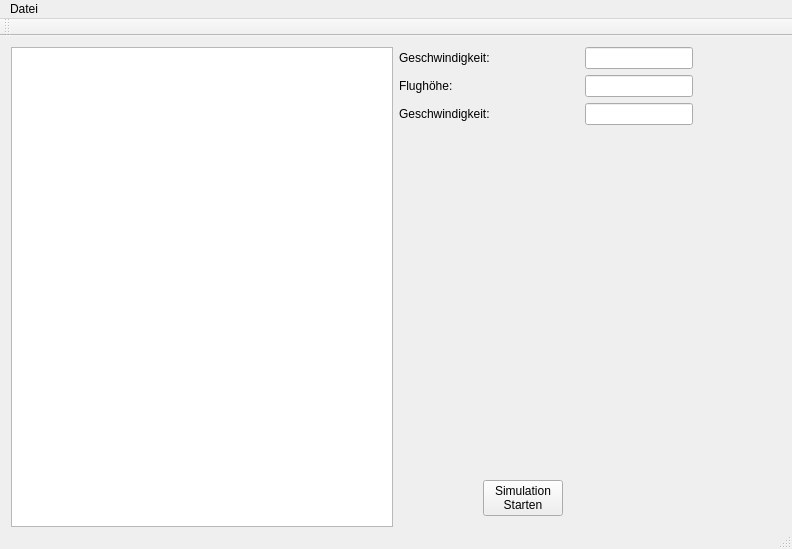
<?xml version="1.0" encoding="UTF-8"?>
<ui version="4.0">
 <class>Steuerung</class>
 <widget class="QMainWindow" name="Steuerung">
  <property name="windowModality">
   <enum>Qt::NonModal</enum>
  </property>
  <property name="enabled">
   <bool>true</bool>
  </property>
  <property name="geometry">
   <rect>
    <x>0</x>
    <y>0</y>
    <width>792</width>
    <height>549</height>
   </rect>
  </property>
  <property name="minimumSize">
   <size>
    <width>792</width>
    <height>549</height>
   </size>
  </property>
  <property name="windowTitle">
   <string>Steuerung</string>
  </property>
  <widget class="QWidget" name="centralWidget">
   <layout class="QGridLayout" name="gridLayout">
    <item row="0" column="1">
     <layout class="QVBoxLayout" name="verticalLayout_3">
      <item>
       <layout class="QHBoxLayout" name="horizontalLayout">
        <item>
         <layout class="QVBoxLayout" name="verticalLayout">
          <item>
           <widget class="QLabel" name="label">
            <property name="text">
             <string>Geschwindigkeit:</string>
            </property>
           </widget>
          </item>
          <item>
           <widget class="QLabel" name="label_2">
            <property name="text">
             <string>Flughöhe:</string>
            </property>
           </widget>
          </item>
          <item>
           <widget class="QLabel" name="label_3">
            <property name="text">
             <string>Geschwindigkeit:</string>
            </property>
           </widget>
          </item>
         </layout>
        </item>
        <item>
         <spacer name="horizontalSpacer_2">
          <property name="orientation">
           <enum>Qt::Horizontal</enum>
          </property>
          <property name="sizeHint" stdset="0">
           <size>
            <width>18</width>
            <height>20</height>
           </size>
          </property>
         </spacer>
        </item>
        <item>
         <layout class="QVBoxLayout" name="verticalLayout_2">
          <item>
           <widget class="QLineEdit" name="lineEdit">
            <property name="readOnly">
             <bool>true</bool>
            </property>
           </widget>
          </item>
          <item>
           <widget class="QLineEdit" name="lineEdit_2">
            <property name="readOnly">
             <bool>true</bool>
            </property>
           </widget>
          </item>
          <item>
           <widget class="QLineEdit" name="lineEdit_3">
            <property name="readOnly">
             <bool>true</bool>
            </property>
           </widget>
          </item>
         </layout>
        </item>
        <item>
         <spacer name="horizontalSpacer_4">
          <property name="orientation">
           <enum>Qt::Horizontal</enum>
          </property>
          <property name="sizeHint" stdset="0">
           <size>
            <width>40</width>
            <height>20</height>
           </size>
          </property>
         </spacer>
        </item>
       </layout>
      </item>
      <item>
       <spacer name="verticalSpacer_2">
        <property name="orientation">
         <enum>Qt::Vertical</enum>
        </property>
        <property name="sizeHint" stdset="0">
         <size>
          <width>20</width>
          <height>40</height>
         </size>
        </property>
       </spacer>
      </item>
      <item>
       <layout class="QHBoxLayout" name="horizontalLayout_2">
        <item>
         <spacer name="horizontalSpacer">
          <property name="orientation">
           <enum>Qt::Horizontal</enum>
          </property>
          <property name="sizeHint" stdset="0">
           <size>
            <width>48</width>
            <height>20</height>
           </size>
          </property>
         </spacer>
        </item>
        <item>
         <widget class="QPushButton" name="pushButton_7">
          <property name="text">
           <string>Simulation
Starten</string>
          </property>
         </widget>
        </item>
        <item>
         <spacer name="horizontalSpacer_3">
          <property name="orientation">
           <enum>Qt::Horizontal</enum>
          </property>
          <property name="sizeHint" stdset="0">
           <size>
            <width>218</width>
            <height>20</height>
           </size>
          </property>
         </spacer>
        </item>
       </layout>
      </item>
     </layout>
    </item>
    <item row="0" column="0">
     <widget class="QGraphicsView" name="graphicsView">
      <property name="minimumSize">
       <size>
        <width>382</width>
        <height>480</height>
       </size>
      </property>
      <property name="interactive">
       <bool>false</bool>
      </property>
     </widget>
    </item>
   </layout>
  </widget>
  <widget class="QMenuBar" name="menuBar">
   <property name="geometry">
    <rect>
     <x>0</x>
     <y>0</y>
     <width>792</width>
     <height>21</height>
    </rect>
   </property>
   <widget class="QMenu" name="menuDatei">
    <property name="title">
     <string>Datei</string>
    </property>
    <addaction name="actionVerbindung"/>
    <addaction name="actionInfo"/>
    <addaction name="actionSchlie_en"/>
   </widget>
   <addaction name="menuDatei"/>
  </widget>
  <widget class="QToolBar" name="mainToolBar">
   <attribute name="toolBarArea">
    <enum>TopToolBarArea</enum>
   </attribute>
   <attribute name="toolBarBreak">
    <bool>false</bool>
   </attribute>
  </widget>
  <widget class="QStatusBar" name="statusBar"/>
  <action name="actionVerbindung">
   <property name="text">
    <string>Verbindung</string>
   </property>
  </action>
  <action name="actionSchlie_en">
   <property name="text">
    <string>Schließen</string>
   </property>
  </action>
  <action name="actionInfo">
   <property name="text">
    <string>Info</string>
   </property>
  </action>
 </widget>
 <layoutdefault spacing="6" margin="11"/>
 <resources/>
 <connections/>
</ui>
